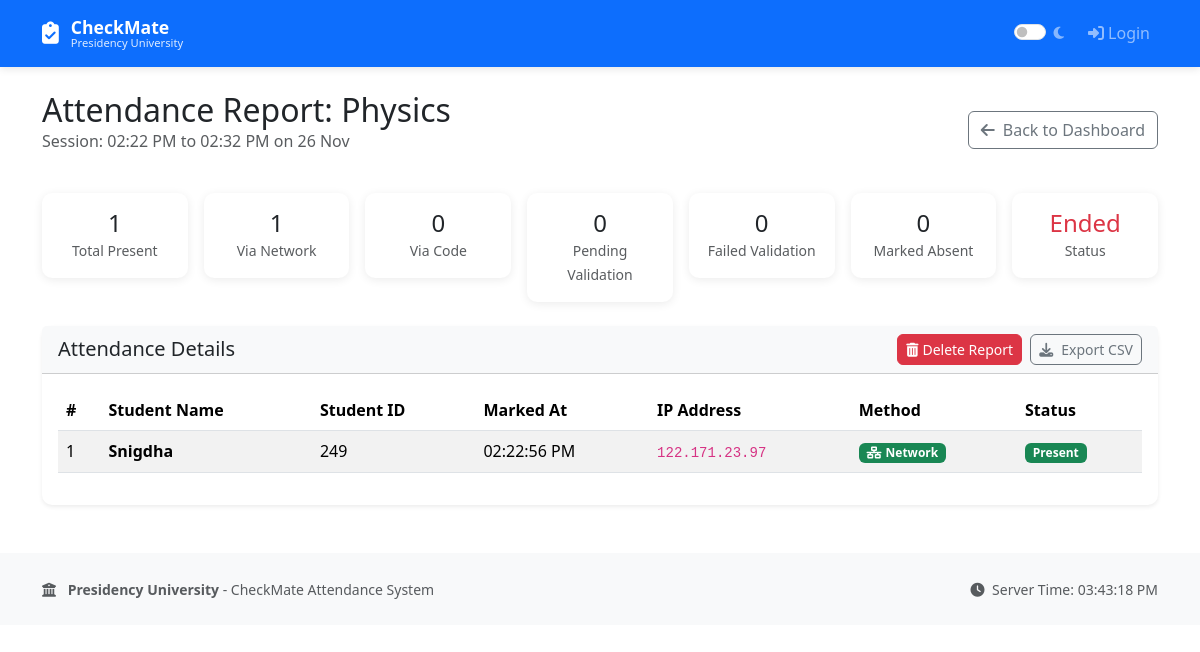
The app's page /view_attendance/1 (signed in) with its own data.
### app.py (models this page shows)
class AttendanceSession(db.Model):
    id = db.Column(db.Integer, primary_key=True)
    teacher_id = db.Column(db.Integer, db.ForeignKey('user.id'), nullable=False)
    subject = db.Column(db.String(100), nullable=False)
    start_time = db.Column(db.DateTime, nullable=False, default=lambda: datetime.now(timezone.utc))
    end_time = db.Column(db.DateTime, nullable=False)
    is_active = db.Column(db.Boolean, default=True)
    allowed_ip_range = db.Column(db.String(50), nullable=False)
    emergency_code = db.Column(db.String(8), nullable=False)
    teacher = db.relationship('User', backref='sessions')
    class_section = db.Column(db.String(10), nullable=False)
    validation_end_time = db.Column(db.DateTime, nullable=True)
    is_marking_closed = db.Column(db.Boolean, default=False)
    is_completely_finished = db.Column(db.Boolean, default=False)

class Attendance(db.Model):
    id = db.Column(db.Integer, primary_key=True)
    session_id = db.Column(db.Integer, db.ForeignKey('attendance_session.id'), nullable=False)
    student_id = db.Column(db.Integer, db.ForeignKey('user.id'), nullable=False)
    marked_at = db.Column(db.DateTime, nullable=False, default=lambda: datetime.now(timezone.utc))
    ip_address = db.Column(db.String(45), nullable=False)
    method = db.Column(db.String(20), default='network')
    status = db.Column(db.String(20), default='pending')

class User(db.Model):
    id = db.Column(db.Integer, primary_key=True)
    username = db.Column(db.String(80), unique=True, nullable=False)
    password_hash = db.Column(db.String(200), nullable=False)
    role = db.Column(db.String(20), nullable=False)
    student_id = db.Column(db.String(20), unique=True, nullable=True)
    name = db.Column(db.String(100), nullable=False)
    email = db.Column(db.String(120), unique=True, nullable=True)
    class_section = db.Column(db.String(10), nullable=True)
    is_active = db.Column(db.Boolean, default=True)
    must_change_password = db.Column(db.Boolean, default=True)
    created_at = db.Column(db.DateTime, default=lambda: datetime.now(timezone.utc))
    last_login = db.Column(db.DateTime, nullable=True)
    subject = db.Column(db.String(100), nullable=True)
    device_id = db.Column(db.String(36), unique=True, nullable=True)
    device_name = db.Column(db.String(100), nullable=True)
    attendance_percentage = db.Column(db.Float, default=0.0)
    admin_remarks = db.Column(db.Text, nullable=True)
    face_id_enabled = db.Column(db.Boolean, default=True)
    has_face_registered = db.Column(db.Boolean, default=False)

### app.py (the view)
@app.route('/view_attendance/<int:session_id>')
@admin_teacher_required
def view_attendance(session_id):
    att_session = AttendanceSession.query.get_or_404(session_id)
    if session.get('role') == 'teacher' and att_session.teacher_id != session['user_id']:
        flash('You can only view your own sessions.', 'danger')
        return redirect(url_for('dashboard'))
    records = db.session.query(Attendance, User).join(User).filter(
        Attendance.session_id == session_id
    ).order_by(User.name).all()
    return render_template('view_attendance.html', session=att_session, records=records,
                         institution_name=app.config['INSTITUTION_NAME'])

### app.py (called while the page is built)
def make_timezone_aware(dt):
    if dt is None:
        return None
    if dt.tzinfo is None:
        return dt.replace(tzinfo=timezone.utc)
    return dt

def admin_teacher_required(f):
    @wraps(f)
    def decorated_function(*args, **kwargs):
        if session.get('role') not in ['teacher', 'admin']:
            flash('Access denied. Teacher or Admin privileges required.', 'danger')
            return redirect(url_for('dashboard'))
        return f(*args, **kwargs)
    return decorated_function

def convert_utc_to_local_time(utc_dt):
    if utc_dt is None:
        return ""
    aware_dt = make_timezone_aware(utc_dt)
    local_dt = aware_dt.astimezone(None)
    return local_dt.strftime('%I:%M:%S %p')

def convert_utc_to_local_time_short(utc_dt):
    if utc_dt is None:
        return ""
    aware_dt = make_timezone_aware(utc_dt)
    local_dt = aware_dt.astimezone(None)
    return local_dt.strftime('%I:%M %p')

def convert_utc_to_local_date_short(utc_dt):
    if utc_dt is None:
        return ""
    aware_dt = make_timezone_aware(utc_dt)
    local_dt = aware_dt.astimezone(None)
    return local_dt.strftime('%d %b')

@app.context_processor
def inject_config():
    return {
        'institution_name': app.config['INSTITUTION_NAME'],
        'institution_short': app.config['INSTITUTION_SHORT_NAME'],
        'utc_to_local_short': convert_utc_to_local_time_short,
        'utc_to_local_date': convert_utc_to_local_date_short,
        'utc_to_local_full': convert_utc_to_local_time,
        'utc_to_local_datetime': convert_utc_to_local_datetime_full,  # ADDED: New function
        'now': datetime.now,
    }

### templates/view_attendance.html (shortened to what this page needs)
{% extends "base.html" %} {% block title %}Attendance Report{% endblock %} {%
block content %}
<div class="d-flex justify-content-between align-items-center mb-4">
  <div>
    <h2 class="mb-0">Attendance Report: {{ session.subject }}</h2>
    <p class="text-muted">
      Session: {{ utc_to_local_short(session.start_time) }} to {{
      utc_to_local_short(session.end_time) }} on {{
      utc_to_local_date(session.start_time) }}
    </p>
  </div>
  <a href="{{ url_for('dashboard') }}" class="btn btn-outline-secondary">
    <i class="fas fa-arrow-left me-2"></i>Back to Dashboard
  </a>
</div>
<div class="row g-3 mb-4">
  <div class="col">
    <div class="card text-center">
      <div class="card-body">
        <h4 class="mb-0">
          {{ records|selectattr("0.status", "equalto", "present")|list|length }}
        </h4>
        <small class="text-muted">Total Present</small>
      </div>
    </div>
  </div>
  <div class="col">
    <div class="card text-center">
      <div class="card-body">
        <h4 class="mb-0">
          {{ records|selectattr("0.method", "equalto", "network")|list|length }}
        </h4>
        <small class="text-muted">Via Network</small>
      </div>
    </div>
  </div>
  <div class="col">
    <div class="card text-center">
      <div class="card-body">
        <h4 class="mb-0">
          {{ records|selectattr("0.method", "equalto",
          "emergency_code")|list|length }}
        </h4>
        <small class="text-muted">Via Code</small>
      </div>
    </div>
  </div>
  <div class="col">
    <div class="card text-center">
      <div class="card-body">
        <h4 class="mb-0">
          {{ records|selectattr("0.status", "equalto", "pending")|list|length }}
        </h4>
        <small class="text-muted">Pending Validation</small>
      </div>
    </div>
  </div>
  <div class="col">
    <div class="card text-center">
      <div class="card-body">
        <h4 class="mb-0">
          {{ records|selectattr("0.status", "equalto",
          "failed_validation")|list|length }}
        </h4>
        <small class="text-muted">Failed Validation</small>
      </div>
    </div>
  </div>
  <div class="col">
    <div class="card text-center">
      <div class="card-body">
        <h4 class="mb-0">
          {{ records|selectattr("0.status", "equalto", "absent")|list|length }}
        </h4>
        <small class="text-muted">Marked Absent</small>
      </div>
    </div>
  </div>
  <div class="col">
    <div class="card text-center">
      <div class="card-body">
        {% if session.is_active %}
        <h4 class="mb-0 text-success">Active</h4>
        <small class="text-muted">Status</small> {% else %}
        <h4 class="mb-0 text-danger">Ended</h4>
        <small class="text-muted">Status</small>
        {% endif %}
      </div>
    </div>
  </div>
</div>
<div class="card shadow-sm">
  <div
    class="card-header bg-light d-flex justify-content-between align-items-center"
  >
    <h5 class="mb-0">Attendance Details</h5>
    <div>
      <form
        method="POST"
        action="{{ url_for('delete_report', session_id=session.id) }}"
        class="d-inline me-1"
        onsubmit="return confirm('PERMANENTLY DELETE this report? This cannot be undone!')"
      >
        <button type="submit" class="btn btn-sm btn-danger">
          <i class="fas fa-trash-alt me-1"></i>Delete Report
        </button>
      </form>
      <button class="btn btn-sm btn-outline-secondary" onclick="exportToCSV()">
        <i class="fas fa-download me-2"></i>Export CSV
      </button>
    </div>
  </div>
  <div class="card-body">
    {% if records %}
    <div class="table-responsive">
      <table class="table table-striped table-hover" id="attendanceTable">
        <thead>
          <tr>
            <th>#</th>
            <th>Student Name</th>
            <th>Student ID</th>
            <th>Marked At</th>
            <th>IP Address</th>
            <th>Method</th>
            <th>Status</th>
          </tr>
        </thead>
        <tbody>
          {% for attendance, student in records %}
          <tr>
            <td>{{ loop.index }}</td>
            <td><strong>{{ student.name }}</strong></td>
            <td>{{ student.student_id }}</td>
            <td>{{ utc_to_local_full(attendance.marked_at) }}</td>
            <td><code>{{ attendance.ip_address }}</code></td>
            <td>
              {% if attendance.method == 'emergency_code' %}
              <span class="badge bg-danger"
                ><i class="fas fa-key me-1"></i>Emergency</span
              >
              {% else %}
              <span class="badge bg-success"
                ><i class="fas fa-network-wired me-1"></i>Network</span
              >
              {% endif %}
            </td>
            <td>
              {% if attendance.status == 'present' %}
              <span class="badge bg-success">Present</span>
              {% elif attendance.status == 'pending' %}
              <span class="badge bg-warning">Pending</span>
              {% elif attendance.status == 'failed_validation' %}
              <span class="badge bg-danger">Failed Validation</span>
              {% elif attendance.status == 'absent' %}
              <span class="badge bg-dark">Absent</span>
              {% endif %}
            </td>
          </tr>
          {% endfor %}
        </tbody>
      </table>
    </div>
    {% else %}
    <div class="text-center py-5">
      <h5 class="text-muted">
        No attendance has been marked for this session yet.
      </h5>
    </div>
    {% endif %}
  </div>
</div>
{% endblock %}

### templates/base.html (style rules this page uses)
body { transition: background-color 0.2s ease-in-out, color 0.2s ease-in-out; font-family: "Segoe UI", Tahoma, Geneva, Verdana, sans-serif; }
.card { border: none; box-shadow: 0 2px 10px rgba(0, 0, 0, 0.08); border-radius: 10px; transition: box-shadow 0.3s ease; }
.btn { border-radius: 6px; font-weight: 500; transition: all 0.2s ease-in-out; }
.table-responsive { will-change: transform; }

### records on screen
AttendanceSession: subject "Physics", start_time "02:22 PM", end_time "02:32 PM", start_time "26 Nov"
Attendance: name "Snigdha", student_id "249", marked_at "02:22:56 PM", ip_address "122.171.23.97", method "network" (drawn), status "Present"

### other values on screen
{{ institution_name }} "Presidency University"
{{ records|selectattr("0.status", "equalto", "present")|list|length }} "1"
{{ records|selectattr("0.method", "equalto", "network")|list|length }} "1"
{{ records|selectattr("0.status", "equalto", "pending")|list|length }} "0"
{{ records|selectattr("0.status", "equalto", "absent")|list|length }} "0"
